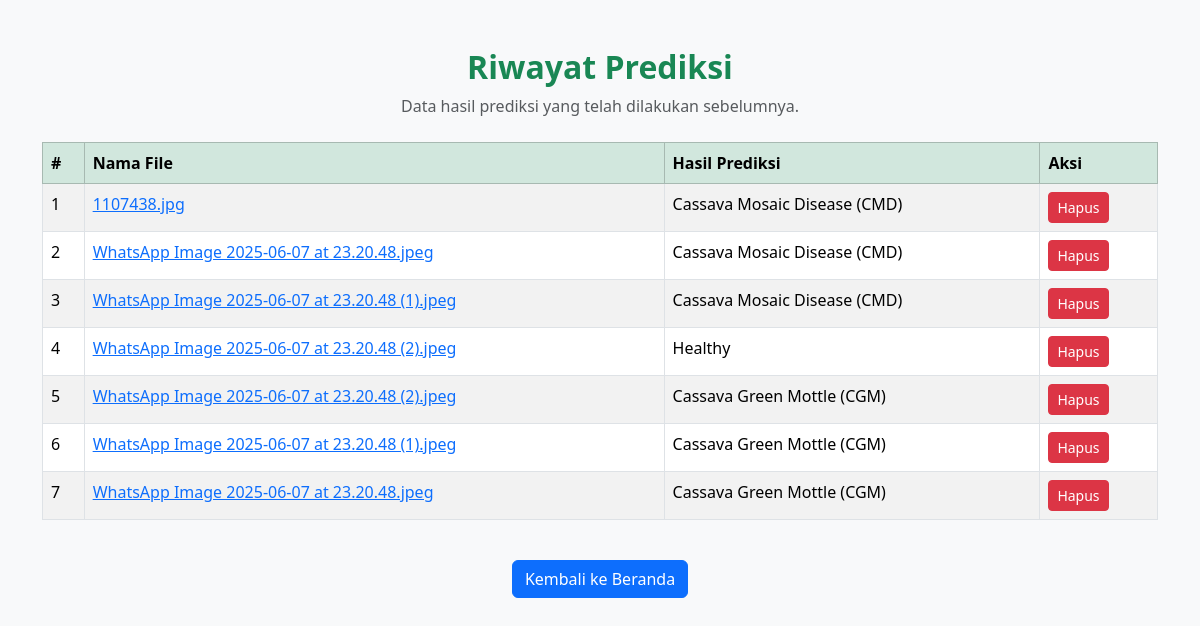
Before: /history with the older database file.
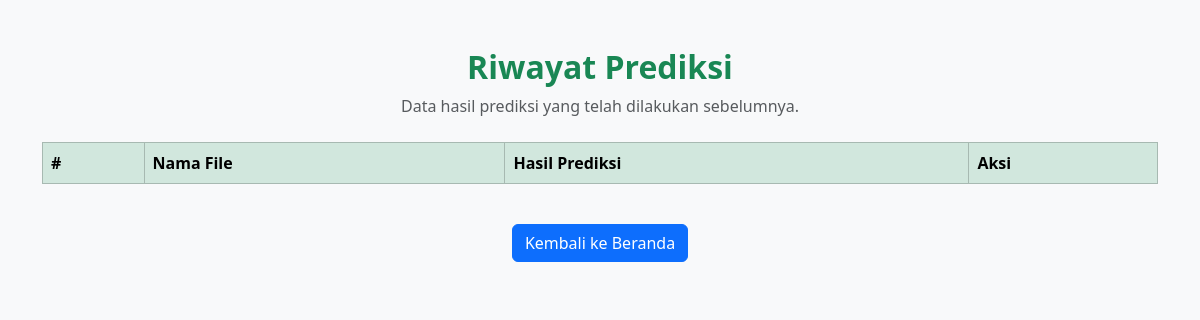
After: the same page with the newer database file.
### tables this page shows
CREATE TABLE predictions (
                id INTEGER PRIMARY KEY AUTOINCREMENT,
                filename TEXT,
                prediction TEXT
            );

### app.py (the view)
@app.route('/history')
def history():
    with sqlite3.connect('cassava.db') as conn:
        c = conn.cursor()
        c.execute("SELECT id, filename, prediction FROM predictions ORDER BY id DESC")
        data = c.fetchall()
    return render_template('history.html', data=data)

### templates/history.html (shortened to what this page needs)
<!DOCTYPE html>
<html lang="id">
<head>
    <link href="https://cdn.jsdelivr.net/npm/bootstrap@5.3.2/dist/css/bootstrap.min.css" rel="stylesheet">
</head>
<body class="bg-light">
    <div class="container py-5">
        <div class="text-center mb-4">
            <h2 class="fw-bold text-success">Riwayat Prediksi</h2>
            <p class="text-muted">Data hasil prediksi yang telah dilakukan sebelumnya.</p>
        </div>
        <div class="table-responsive">
            <table class="table table-bordered table-striped">
                <thead class="table-success">
                    <tr>
                        <th>#</th>
                        <th>Nama File</th>
                        <th>Hasil Prediksi</th>
                        <th>Aksi</th>
                    </tr>
                </thead>
                <tbody>
                    {% for row in data %}
                    <tr>
                        <td>{{ loop.index }}</td>
                        <td>
                            <a href="{{ url_for('show_result', filename=row[1]) }}">
                                {{ row[1] }}
                            </a>
                        </td>
                        <td>{{ row[2] }}</td>
                        <td>
                            <form action="{{ url_for('delete_history') }}" method="POST" style="display:inline;">
                                <button type="submit" class="btn btn-danger btn-sm">Hapus</button>
                            </form>
                        </td>
                    </tr>
                    {% endfor %}
                </tbody>
            </table>
        </div>
        <div class="text-center mt-4">
            <a href="{{ url_for('index') }}" class="btn btn-primary">Kembali ke Beranda</a>
        </div>
    </div>
</body>
</html>

Changed rows visible on the page:
removed predictions: filename "1107438.jpg", prediction "Cassava Mosaic Disease (CMD)"
removed predictions: filename "WhatsApp Image 2025-06-07 at 23.20.48.jpeg", prediction "Cassava Mosaic Disease (CMD)"
removed predictions: filename "WhatsApp Image 2025-06-07 at 23.20.48 (1).jpeg", prediction "Cassava Mosaic Disease (CMD)"
removed predictions: filename "WhatsApp Image 2025-06-07 at 23.20.48 (2).jpeg", prediction "Healthy"
removed predictions: filename "WhatsApp Image 2025-06-07 at 23.20.48 (2).jpeg", prediction "Cassava Green Mottle (CGM)"
removed predictions: filename "WhatsApp Image 2025-06-07 at 23.20.48 (1).jpeg", prediction "Cassava Green Mottle (CGM)"
removed predictions: filename "WhatsApp Image 2025-06-07 at 23.20.48.jpeg", prediction "Cassava Green Mottle (CGM)"
